Frame 1 (no input): blank canvas, image omitted
Frame 60 (the mouse pressed at the canvas centre just before this capture): blank canvas, image omitted
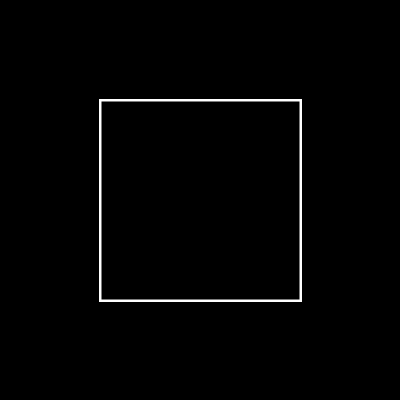
Frame 120 (the mouse held since frame 60 and released just before this capture)

The Processing sketch whose frames 1 and 60 were blank and that drew this single picture after the mouse press (run headless with seeded random() and noise(); from frame 60 on, the mouse is pressed at the canvas centre):

// Processing sketch: processing_59714
// ── processing_59714.pde

void setup(){
    size(400, 400);
    background(0);
  
    rectMode(CENTER);
}

void draw(){
  fill(0);
  fill(255);
  ellipse(width/2, height/2, mouseX, mouseY);
 if(mousePressed){
  stroke(255);
  strokeWeight(2);
   fill(0);
   rect(width/2, height/2, mouseX, mouseY);
   stroke(0);
   strokeWeight(1);
   
 //  rect(mouseX, mouseY, 20, 20);
   //rect(mouseX - 40, mouseY + 40, 20, 20);
   //rect(mouseX + 40, mouseY + 40, 20, 20);
 }
 
 }
